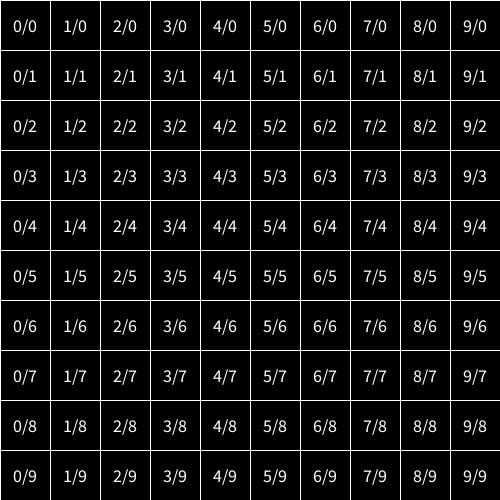
Frame 1 (no input)
Frame 60 (the mouse pressed at the canvas centre just before this capture): identical to frame 1, image omitted
Frame 120 (the mouse held since frame 60 and released just before this capture): identical to frame 1, image omitted

The Processing sketch that drew this single still picture (run headless with seeded random() and noise(); from frame 60 on, the mouse is pressed at the canvas centre):

// Processing sketch: grillaNumerada
// ── grillaNumerada.pde
int cant = 10;
int tam;
void setup() {
  size(500, 500);
  textSize(18);
  textAlign(CENTER, CENTER);
  surface.setResizable(true); // <<<< INCORPORAR AL TRABAJO
}
void draw() {
  background(255);
  tam = width/cant;
  for (int i=0; i<cant; i++) {
    for (int j=0; j<cant; j++) {
      fill(0);
      stroke(255);
      rect(i*tam, j*tam, tam, tam);
      fill(255);
      text(i+"/"+j, i*tam+tam/2, j*tam+tam/2);
    }
  }
}
